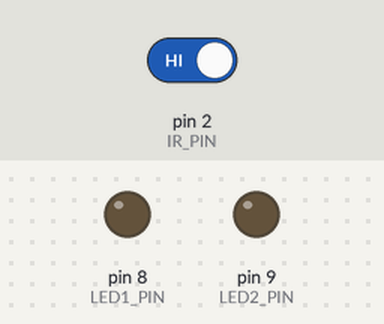
Bench run of a sketch on a simulated Arduino Uno, built with avr-gcc and run on an emulated ATmega328P. Parts: output pins drawn as LEDs (lit = HIGH). Inputs (shaded band) come from the test bench; at power-on: pin 2 (IR_PIN) HIGH.

Above: at 1.2 s.
1.3 s: pin 2 (IR_PIN) driven LOW
At 2.5 s:
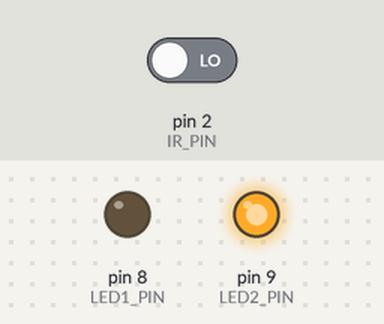
2.8 s: pin 2 (IR_PIN) driven HIGH
At 5.4 s:
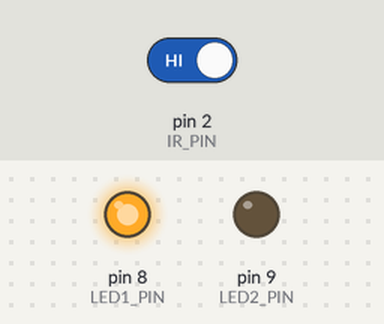
5.8 s: pin 2 (IR_PIN) driven LOW
At 7.2 s:
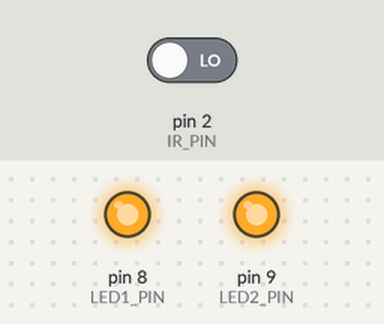
Timing chart, 0 to 11.5 s (numbered marks = the images above; inputs shaded):
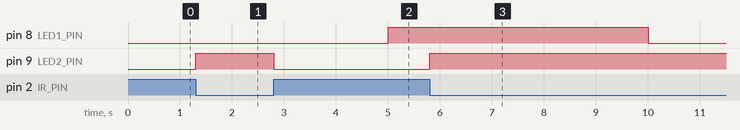

Measured:
- after the input at 1.3 s, pin 9 (LED2_PIN): LOW → HIGH at once
- after the input at 2.8 s, pin 9 (LED2_PIN): HIGH → LOW at once
- after the input at 5.8 s, pin 9 (LED2_PIN): LOW → HIGH at once

The sketch:

interrupt_toggle_led.ino
```cpp
#define IR_PIN 2        // INT0
#define LED1_PIN 8      // Continuous blinking LED
#define LED2_PIN 9      // IR controlled LED

volatile bool objectDetected = false;

// Timer variables for LED1
unsigned long previousMillis = 0;
const unsigned long interval = 5000;
bool led1State = LOW;

// ---------- Interrupt Service Routine ----------
void IR_ISR() {
  // IR sensor gives LOW when object detected
  if (digitalRead(IR_PIN) == LOW) {
    objectDetected = true;
  } else {
    objectDetected = false;
  }
}

void setup() {
  pinMode(IR_PIN, INPUT);
  pinMode(LED1_PIN, OUTPUT);
  pinMode(LED2_PIN, OUTPUT);

  // Attach interrupt on any change (detect + release)
  attachInterrupt(digitalPinToInterrupt(IR_PIN), IR_ISR, CHANGE);
}

void loop() {

  // -------- LED 1: Blink every 5 seconds --------
  unsigned long currentMillis = millis();

  if (currentMillis - previousMillis >= interval) {
    previousMillis = currentMillis;
    led1State = !led1State;
    digitalWrite(LED1_PIN, led1State);
  }

  // -------- LED 2: Controlled by interrupt --------
  if (objectDetected) {
    digitalWrite(LED2_PIN, HIGH);
  } else {
    digitalWrite(LED2_PIN, LOW);
  }
}
```
